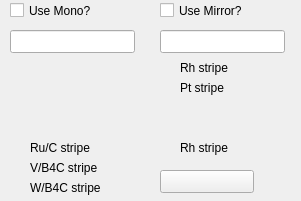
<?xml version="1.0" encoding="UTF-8"?>
<ui version="4.0">
 <class>Form</class>
 <widget class="QWidget" name="Form">
  <property name="geometry">
   <rect>
    <x>0</x>
    <y>0</y>
    <width>301</width>
    <height>201</height>
   </rect>
  </property>
  <property name="windowTitle">
   <string>MCT Configuration</string>
  </property>
  <widget class="QFrame" name="frame">
   <property name="geometry">
    <rect>
     <x>0</x>
     <y>0</y>
     <width>301</width>
     <height>201</height>
    </rect>
   </property>
   <property name="autoFillBackground">
    <bool>true</bool>
   </property>
   <property name="frameShape">
    <enum>QFrame::NoFrame</enum>
   </property>
   <property name="frameShadow">
    <enum>QFrame::Plain</enum>
   </property>
   <widget class="QECheckBox" name="qecheckbox">
    <property name="geometry">
     <rect>
      <x>10</x>
      <y>0</y>
      <width>102</width>
      <height>21</height>
     </rect>
    </property>
    <property name="text">
     <string>Use Mono?</string>
    </property>
    <property name="variable" stdset="0">
     <string>$(P)MONO01_STATUS_CMD</string>
    </property>
    <property name="subscribe">
     <bool>false</bool>
    </property>
   </widget>
   <widget class="QECheckBox" name="qecheckbox_2">
    <property name="geometry">
     <rect>
      <x>160</x>
      <y>0</y>
      <width>102</width>
      <height>21</height>
     </rect>
    </property>
    <property name="text">
     <string>Use Mirror?</string>
    </property>
    <property name="variable" stdset="0">
     <string>$(P)VBM01_STATUS_CMD</string>
    </property>
   </widget>
   <widget class="QELineEdit" name="qelineedit">
    <property name="geometry">
     <rect>
      <x>10</x>
      <y>30</y>
      <width>125</width>
      <height>23</height>
     </rect>
    </property>
    <property name="variable" stdset="0">
     <string>$(P)ENERGY_SP</string>
    </property>
   </widget>
   <widget class="QELineEdit" name="qelineedit_2">
    <property name="geometry">
     <rect>
      <x>160</x>
      <y>30</y>
      <width>125</width>
      <height>23</height>
     </rect>
    </property>
    <property name="variable" stdset="0">
     <string>$(P)VBM01_CRIT_ENERGY_SP</string>
    </property>
   </widget>
   <widget class="QESimpleShape" name="qesimpleshape_27">
    <property name="geometry">
     <rect>
      <x>10</x>
      <y>140</y>
      <width>16</width>
      <height>16</height>
     </rect>
    </property>
    <property name="colour0" stdset="0">
     <color>
      <red>200</red>
      <green>200</green>
      <blue>200</blue>
     </color>
    </property>
    <property name="colour1" stdset="0">
     <color>
      <red>0</red>
      <green>255</green>
      <blue>0</blue>
     </color>
    </property>
    <property name="variable" stdset="0">
     <string>$(P)MONO01_STRIPE_RUC_CMD</string>
    </property>
    <property name="displayAlarmStateOption" stdset="0">
     <enum>QESimpleShape::Never</enum>
    </property>
   </widget>
   <widget class="QESimpleShape" name="qesimpleshape_28">
    <property name="geometry">
     <rect>
      <x>10</x>
      <y>160</y>
      <width>16</width>
      <height>16</height>
     </rect>
    </property>
    <property name="colour0" stdset="0">
     <color>
      <red>200</red>
      <green>200</green>
      <blue>200</blue>
     </color>
    </property>
    <property name="colour1" stdset="0">
     <color>
      <red>0</red>
      <green>255</green>
      <blue>0</blue>
     </color>
    </property>
    <property name="variable" stdset="0">
     <string>$(P)MONO01_STRIPE_VB4C_CMD</string>
    </property>
    <property name="displayAlarmStateOption" stdset="0">
     <enum>QESimpleShape::Never</enum>
    </property>
   </widget>
   <widget class="QESimpleShape" name="qesimpleshape_29">
    <property name="geometry">
     <rect>
      <x>10</x>
      <y>180</y>
      <width>16</width>
      <height>16</height>
     </rect>
    </property>
    <property name="colour0" stdset="0">
     <color>
      <red>200</red>
      <green>200</green>
      <blue>200</blue>
     </color>
    </property>
    <property name="colour1" stdset="0">
     <color>
      <red>0</red>
      <green>255</green>
      <blue>0</blue>
     </color>
    </property>
    <property name="variable" stdset="0">
     <string>$(P)MONO01_STRIPE_WB4C_CMD</string>
    </property>
    <property name="displayAlarmStateOption" stdset="0">
     <enum>QESimpleShape::Never</enum>
    </property>
   </widget>
   <widget class="QERadioGroup" name="qeradiogroup">
    <property name="geometry">
     <rect>
      <x>10</x>
      <y>60</y>
      <width>121</width>
      <height>71</height>
     </rect>
    </property>
    <property name="displayAlarmStateOption" stdset="0">
     <enum>QEAbstractWidget::Never</enum>
    </property>
    <property name="variable" stdset="0">
     <string>$(P)MONO01_BANDWIDTH_CMD</string>
    </property>
    <property name="variableSubstitutions" stdset="0">
     <string/>
    </property>
    <property name="elementsRequired">
     <number>0</number>
    </property>
    <property name="title" stdset="0">
     <string>Bandwidth</string>
    </property>
    <property name="columns">
     <number>1</number>
    </property>
    <property name="buttonStyle">
     <enum>QRadioGroup::Radio</enum>
    </property>
    <property name="buttonOrder">
     <enum>QRadioGroup::colMajor</enum>
    </property>
   </widget>
   <widget class="QESimpleShape" name="qesimpleshape_30">
    <property name="geometry">
     <rect>
      <x>160</x>
      <y>60</y>
      <width>16</width>
      <height>16</height>
     </rect>
    </property>
    <property name="colour0" stdset="0">
     <color>
      <red>200</red>
      <green>200</green>
      <blue>200</blue>
     </color>
    </property>
    <property name="colour1" stdset="0">
     <color>
      <red>0</red>
      <green>255</green>
      <blue>0</blue>
     </color>
    </property>
    <property name="variable" stdset="0">
     <string>$(P)VBM01_STRIPE_RH_CMD</string>
    </property>
    <property name="displayAlarmStateOption" stdset="0">
     <enum>QESimpleShape::Never</enum>
    </property>
   </widget>
   <widget class="QESimpleShape" name="qesimpleshape_31">
    <property name="geometry">
     <rect>
      <x>160</x>
      <y>80</y>
      <width>16</width>
      <height>16</height>
     </rect>
    </property>
    <property name="colour0" stdset="0">
     <color>
      <red>200</red>
      <green>200</green>
      <blue>200</blue>
     </color>
    </property>
    <property name="colour1" stdset="0">
     <color>
      <red>0</red>
      <green>255</green>
      <blue>0</blue>
     </color>
    </property>
    <property name="variable" stdset="0">
     <string>$(P)VBM01_STRIPE_PT_CMD</string>
    </property>
    <property name="displayAlarmStateOption" stdset="0">
     <enum>QESimpleShape::Never</enum>
    </property>
   </widget>
   <widget class="QLabel" name="label">
    <property name="geometry">
     <rect>
      <x>30</x>
      <y>140</y>
      <width>91</width>
      <height>16</height>
     </rect>
    </property>
    <property name="text">
     <string>Ru/C stripe</string>
    </property>
   </widget>
   <widget class="QLabel" name="label_2">
    <property name="geometry">
     <rect>
      <x>30</x>
      <y>160</y>
      <width>91</width>
      <height>16</height>
     </rect>
    </property>
    <property name="text">
     <string>V/B4C stripe</string>
    </property>
   </widget>
   <widget class="QLabel" name="label_3">
    <property name="geometry">
     <rect>
      <x>30</x>
      <y>180</y>
      <width>91</width>
      <height>16</height>
     </rect>
    </property>
    <property name="text">
     <string>W/B4C stripe</string>
    </property>
   </widget>
   <widget class="QLabel" name="label_4">
    <property name="geometry">
     <rect>
      <x>180</x>
      <y>60</y>
      <width>91</width>
      <height>16</height>
     </rect>
    </property>
    <property name="text">
     <string>Rh stripe</string>
    </property>
   </widget>
   <widget class="QLabel" name="label_5">
    <property name="geometry">
     <rect>
      <x>180</x>
      <y>80</y>
      <width>91</width>
      <height>16</height>
     </rect>
    </property>
    <property name="text">
     <string>Pt stripe</string>
    </property>
   </widget>
   <widget class="QELink" name="qelink">
    <property name="geometry">
     <rect>
      <x>130</x>
      <y>0</y>
      <width>25</width>
      <height>15</height>
     </rect>
    </property>
    <property name="comparisonValue">
     <string>1</string>
    </property>
    <property name="outTrueValue">
     <string>1</string>
    </property>
    <property name="outFalseValue">
     <string>0</string>
    </property>
   </widget>
   <widget class="QLabel" name="label_6">
    <property name="geometry">
     <rect>
      <x>180</x>
      <y>140</y>
      <width>91</width>
      <height>16</height>
     </rect>
    </property>
    <property name="text">
     <string>Rh stripe</string>
    </property>
   </widget>
   <widget class="QELabel" name="qelabel">
    <property name="geometry">
     <rect>
      <x>100</x>
      <y>0</y>
      <width>21</width>
      <height>16</height>
     </rect>
    </property>
    <property name="variable" stdset="0">
     <string>$(P)MONO01_STATUS_CMD</string>
    </property>
    <property name="visible" stdset="0">
     <bool>true</bool>
    </property>
   </widget>
   <widget class="QEPushButton" name="qepushbutton">
    <property name="geometry">
     <rect>
      <x>160</x>
      <y>170</y>
      <width>94</width>
      <height>23</height>
     </rect>
    </property>
    <property name="variable" stdset="0">
     <string>$(P)MONO01_STATUS_CMD</string>
    </property>
   </widget>
  </widget>
 </widget>
 <customwidgets>
  <customwidget>
   <class>QECheckBox</class>
   <extends>QCheckBox</extends>
   <header>QECheckBox.h</header>
  </customwidget>
  <customwidget>
   <class>QELabel</class>
   <extends>QLabel</extends>
   <header>QELabel.h</header>
  </customwidget>
  <customwidget>
   <class>QELineEdit</class>
   <extends>QLineEdit</extends>
   <header>QELineEdit.h</header>
  </customwidget>
  <customwidget>
   <class>QEPushButton</class>
   <extends>QPushButton</extends>
   <header>QEPushButton.h</header>
  </customwidget>
  <customwidget>
   <class>QERadioGroup</class>
   <extends>QWidget</extends>
   <header>QERadioGroup.h</header>
  </customwidget>
  <customwidget>
   <class>QESimpleShape</class>
   <extends>QSimpleShape</extends>
   <header>QESimpleShape.h</header>
  </customwidget>
  <customwidget>
   <class>QELink</class>
   <extends>QLabel</extends>
   <header>QELink.h</header>
  </customwidget>
  <customwidget>
   <class>QSimpleShape</class>
   <extends>QWidget</extends>
   <header>QSimpleShape.h</header>
  </customwidget>
 </customwidgets>
 <resources/>
 <connections>
  <connection>
   <sender>qelabel</sender>
   <signal>dbValueChanged(int)</signal>
   <receiver>qelink</receiver>
   <slot>in(int)</slot>
   <hints>
    <hint type="sourcelabel">
     <x>111</x>
     <y>17</y>
    </hint>
    <hint type="destinationlabel">
     <x>132</x>
     <y>17</y>
    </hint>
   </hints>
  </connection>
  <connection>
   <sender>qelink</sender>
   <signal>out(bool)</signal>
   <receiver>qelineedit</receiver>
   <slot>setEnabled(bool)</slot>
   <hints>
    <hint type="sourcelabel">
     <x>132</x>
     <y>17</y>
    </hint>
    <hint type="destinationlabel">
     <x>72</x>
     <y>41</y>
    </hint>
   </hints>
  </connection>
 </connections>
</ui>
